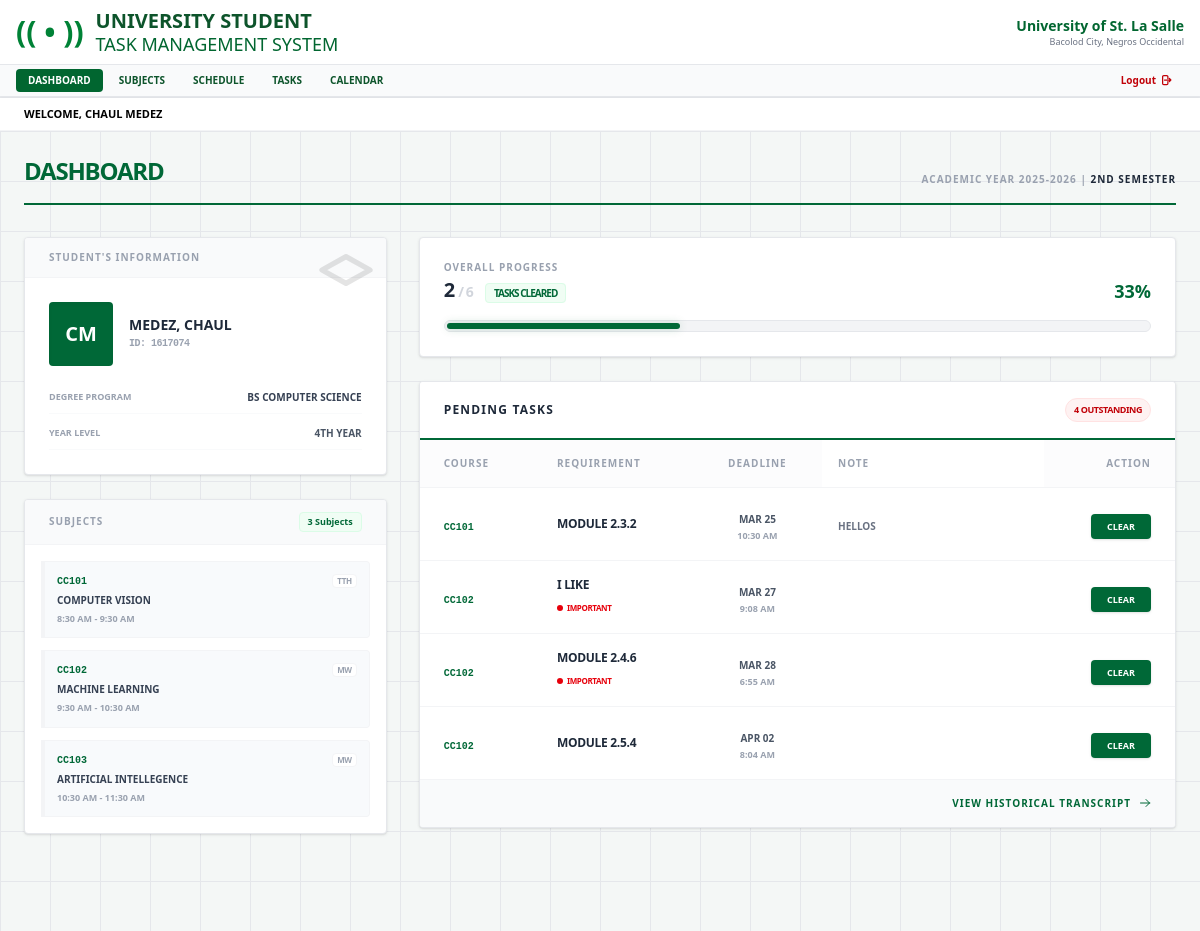
The page / (signed in) on the database as committed earlier.
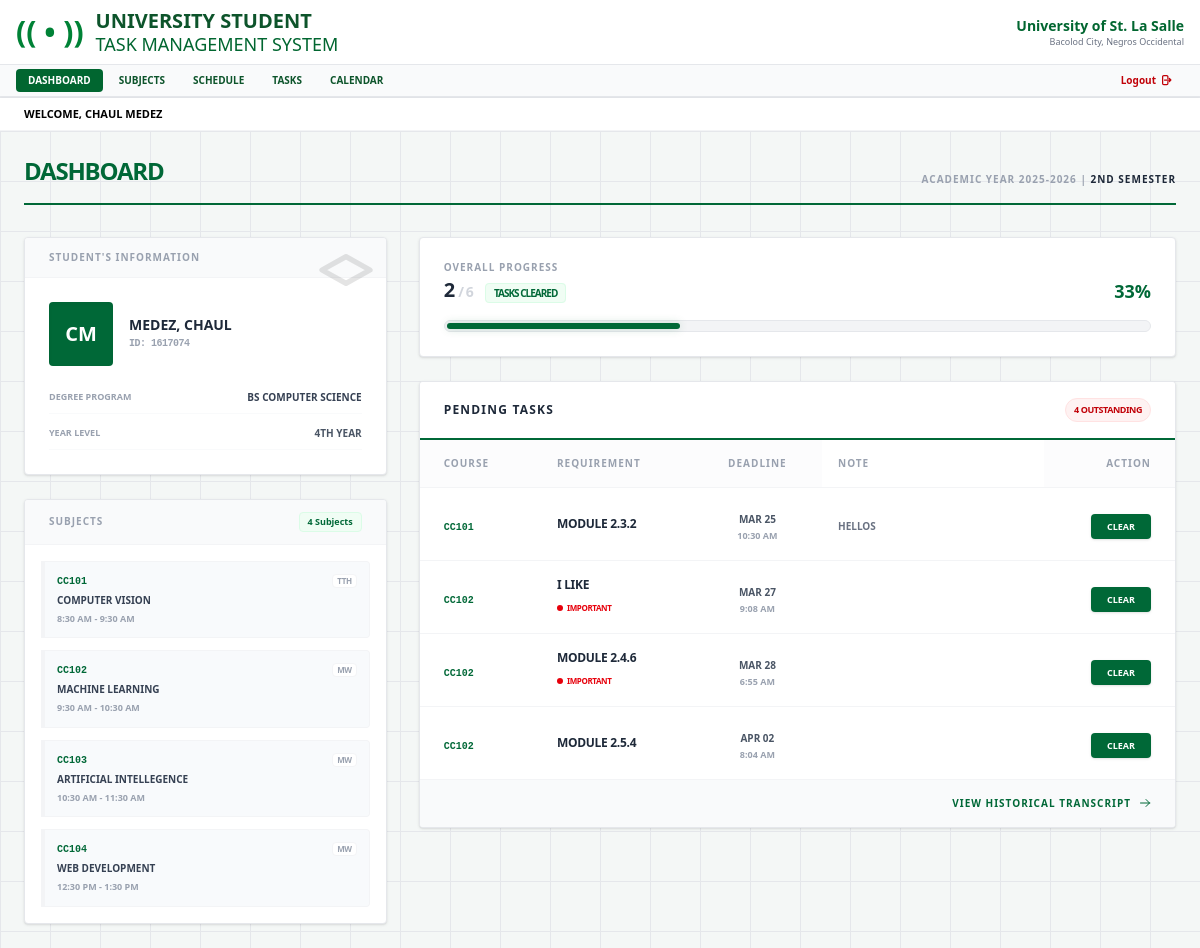
The same page on the database as committed later.
### assignmenttracker/models.py (models this page shows, shortened)
class Subject(models.Model):
    user = models.ForeignKey(User, on_delete=models.CASCADE)
    code = models.CharField(max_length=20)
    name = models.CharField(max_length=100)
    days = models.CharField(max_length=20)
    start_time = models.TimeField()
    end_time = models.TimeField()
    color = models.CharField(max_length=20, default='bg-green-700')

class Task(models.Model):
    user = models.ForeignKey(User, on_delete=models.CASCADE)
    subject = models.ForeignKey(Subject, on_delete=models.CASCADE, related_name='tasks')
    title = models.CharField(max_length=200)
    due_date = models.DateTimeField()
    notes = models.TextField(null=True, blank=True)
    is_done = models.BooleanField(default=False)
    CATEGORY_CHOICES = [
        ('assignment', 'Assignment'),
        ('quiz', 'Quiz'),
        ('project', 'Project'),
        ('exam', 'Exam'),
    ]
    category = models.CharField(max_length=50, choices=CATEGORY_CHOICES)
    is_major = models.BooleanField(default=False)

### assignmenttracker/views.py (the view)
# urls.py: path('', views.dashboard, name='dashboard'),
@login_required
def dashboard(request):
    pending = Task.objects.filter(user=request.user, is_done=False).order_by('due_date')
    user_subjects = Subject.objects.filter(user=request.user)
    all_tasks = Task.objects.filter(user=request.user)
    total_count = all_tasks.count()
    completed_count = all_tasks.filter(is_done=True).count()
    progress_percentage = 0
    if total_count > 0:
        progress_percentage = (completed_count / total_count) * 100
    subjects_with_info = []
    for sub in user_subjects:
        sub_tasks = Task.objects.filter(subject=sub, user=request.user)
        sub_total = sub_tasks.count()
        sub_done = sub_tasks.filter(is_done=True).count()
        sub_pending = sub_tasks.filter(is_done=False)
        sub_progress = (sub_done / sub_total * 100) if sub_total > 0 else 100
        ai_advice = ""
        subjects_with_info.append({
            'info': sub,
            'progress': sub_progress,
            'ai_advice': ai_advice,
            'pending_count': sub_pending.count(),
        })
    return render(request, 'assignmenttracker/dashboard.html', {
        'assignments': pending,
        'subjects': user_subjects,
        'subjects_with_info': subjects_with_info,
        'total_count': total_count,
        'completed_count': completed_count,
        'progress_percentage': progress_percentage,
    })

### assignmenttracker/templates/assignmenttracker/dashboard.html (shortened to what the changed rows need)
{% extends 'base.html' %}
{% load static %}
{% block content %}
<div class="bg-[#f4f7f6] min-h-screen p-6" style="background-image: linear-gradient(#e5e7eb 1px, transparent 1px), linear-gradient(90deg, #e5e7eb 1px, transparent 1px); background-size: 50px 50px;">
    <div class="max-w-6xl mx-auto">
        <div class="flex flex-col md:flex-row justify-between items-end border-b-2 border-[#006837] pb-4 mb-8">
            <div>
                <h2 class="text-2xl font-black text-[#006837] uppercase tracking-tighter">Dashboard</h2>
            </div>
        </div>
        <div class="grid grid-cols-1 lg:grid-cols-3 gap-8">
            <div class="lg:col-span-1 space-y-6">
                <div class="bg-white rounded shadow-sm border border-gray-200 overflow-hidden">
                    <div class="bg-gray-50 px-6 py-3 border-b border-gray-100 flex justify-between items-center">
                        <h3 class="text-[10px] font-black text-gray-400 uppercase tracking-widest">Subjects</h3>
                        <span class="text-[9px] font-black text-[#006837] bg-green-50 px-2 py-0.5 rounded border border-green-100">{{ subjects.count }} Subjects</span>
                    </div>
                    <div class="p-4 space-y-3">
                        {% for subject in subjects %}
                        <div class="border-l-4 border-[#006837] bg-[#f8fafc] p-3 rounded-r transition-all hover:shadow-md hover:bg-white border-y border-r border-gray-100">
                            <div class="flex justify-between items-start">
                                <span class="text-[10px] font-mono font-black text-[#006837]">{{ subject.code }}</span>
                                <span class="text-[8px] font-black text-gray-400 bg-white px-1 border border-gray-100 rounded uppercase tracking-tighter">{{ subject.days }}</span>
                            </div>
                            <p class="text-[10px] font-bold text-gray-700 uppercase truncate mt-1">{{ subject.name }}</p>
                            <p class="text-[9px] text-gray-400 font-black mt-1 uppercase">
                                {{ subject.start_time|time:"g:i A" }} - {{ subject.end_time|time:"g:i A" }}
                            </p>
                        </div>
                        {% empty %}
                        <div class="text-center py-8">
                            <p class="text-[10px] text-gray-400 font-black uppercase  tracking-widest">No Enrolled Subjects</p>
                            <a href="{% url 'subject_list' %}" class="text-[9px] text-[#006837] underline font-black uppercase mt-2 inline-block">Update Subjects</a>
                        </div>
                        {% endfor %}
                    </div>
                </div>
            </div>
            <div class="lg:col-span-2">
                <div class="bg-white rounded shadow-sm border border-gray-200 overflow-hidden">
                    <table class="w-full text-left">
                        <thead>
                            <tr class="text-[10px] font-black text-gray-400 uppercase tracking-widest border-b border-gray-100">
                                <th class="px-6 py-4 bg-gray-50/50">Course</th>
                                <th class="px-6 py-4 bg-gray-50/50">Requirement</th>
                                <th class="px-6 py-4 text-center bg-gray-50/50">Deadline</th>
                                <th class="px-4 py-3">Note</th>
                                <th class="px-6 py-4 text-right bg-gray-50/50">Action</th>
                            </tr>
                        </thead>
                        <tbody class="divide-y divide-gray-100">
                            {% for task in assignments %}
                            <tr class="hover:bg-yellow-50/20 transition-colors group">
                                <td class="px-6 py-4">
                                    <span class="{{ s.color }} text-[10px] font-mono font-black text-[#006837]">{{ task.subject.code }}</span>
                                </td>
                                <td class="px-6 py-4">
                                    <span class="text-xs font-bold text-gray-800 uppercase tracking-tight block">{{ task.title }}</span>
                                    {% if task.is_major %}
                                    <span class="text-[8px] font-black text-red-600 uppercase tracking-tighter inline-flex items-center gap-1">
                                        <span class="w-1.5 h-1.5 bg-red-600 rounded-full animate-pulse"></span>
                                       Important
                                    </span>
                                    {% endif %}
                                </td>
                                <td class="px-6 py-4 text-center">
                                    <span class="text-[10px] font-bold text-gray-600 uppercase">{{ task.due_date|date:"M d" }}</span>
                                    <span class="text-[9px] block text-gray-400 font-black">{{ task.due_date|time:"g:i A" }}</span>
                                </td>
                                <td class="px-4 py-6 min-w-[150px]">
                                        <form action="{% url 'update_task_note' task.id %}">
                                            <input
                                                   name="notes"
                                                   value="{{ task.notes|default:'' }}"
                                                   class=" w-full bg-transparent border-none text-[10px] font-bold text-gray-500 uppercase focus:ring-0 placeholder:text-gray-200">
                                        </form>
                                    </td>
                                <td class="px-6 py-4 text-right">
                                    <a href="{% url 'mark_done' task.id %}" class="bg-[#006837] text-white px-4 py-1.5 rounded text-[9px] font-black uppercase hover:bg-green-800 transition-all shadow-sm active:transform active:scale-95">
                                        Clear
                                    </a>
                                </td>
                            </tr>
                            {% endfor %}
                        </tbody>
                    </table>
                </div>
            </div>
        </div>
    </div>
</div>
{% endblock %}

Rows that differ between the two databases and show on the page:
added Subject: code "CC104", days "MW", name "WEB DEVELOPMENT", start_time "12:30 PM", end_time "1:30 PM"
Other text that changed with them:
{{ subjects.count }}: "3" → "4"
